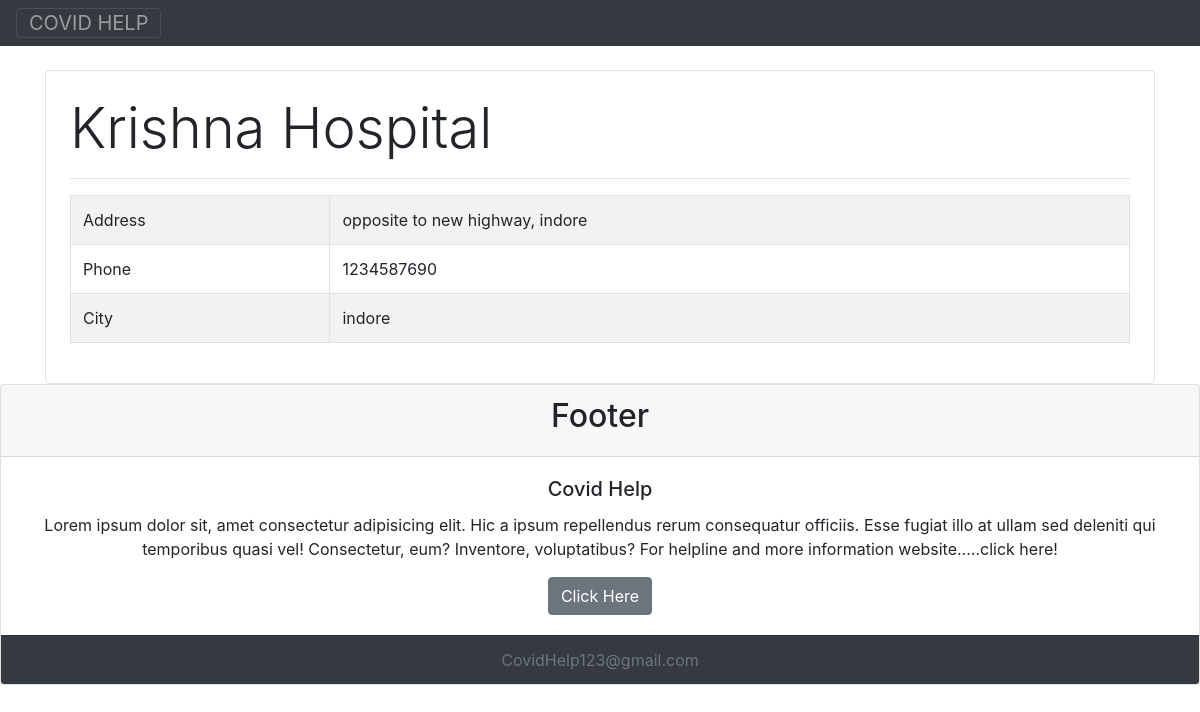
The app's page /hospital/8 with its own data.
### app/models.py (models this page shows, shortened)
class Hospital(models.Model):
    name = models.CharField(max_length=50, null=False, blank=False)
    phone = models.CharField(max_length=12, null=False, blank=False)
    address = models.CharField(max_length=200, null=False, blank=False)
    city = models.ForeignKey(
        City, on_delete=models.CASCADE,  related_name='hospitals')

class City(models.Model):
    name = models.CharField(max_length=50, null=False, blank=False)
    state = models.ForeignKey(
        State, on_delete=models.CASCADE, related_name='cities')
    def __str__(self):
        return self.name

### app/views.py (the view)
# urls.py: path('hospital/<int:pk>', HospitalDetailView.as_view(), name='hospital_detail')
class HospitalDetailView(generic.DetailView):
    model = Hospital

### app/templates/app/hospital_detail.html
{% extends 'app/base.html' %}
{% block content %}
<div class="container">
    <div class="mt-4 border rounded p-4">
       <p class="display-4">{{hospital.name}}</p>
       <hr>
        <table class="table table-striped table-bordered">
            <tr>
                <td>Address</td>
                <td>{{hospital.address}}</td>
            </tr>
            <tr>
               <td>Phone</td>
               <td>{{hospital.phone}}</td>
           </tr>
           <tr>
               <td>City</td>
               <td>{{hospital.city}}</td>
           </tr>
        </table>
    </div>
</div>
{%endblock%}

### records on screen
Hospital: name "Krishna Hospital", address "opposite to new highway, indore", phone "1234587690", city "indore"
